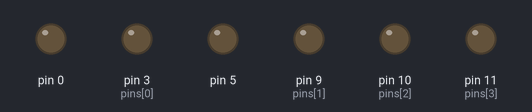
This sketch was run on a simulated Arduino Uno, built with avr-gcc and run on an emulated ATmega328P. Parts: output pins drawn as LEDs (lit = HIGH).

Above: at 0.05 s.
At 0.95 s:
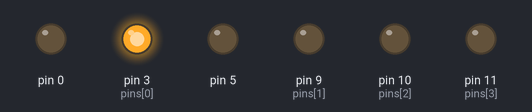
At 2.0 s:
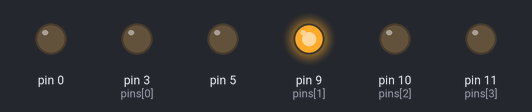
At 3.0 s:
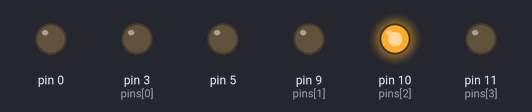
At 4.05 s:
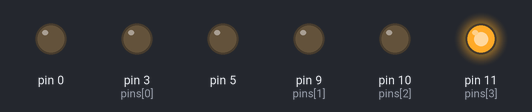
Timing chart, 0 to 5.3 s (numbered marks = the images above):
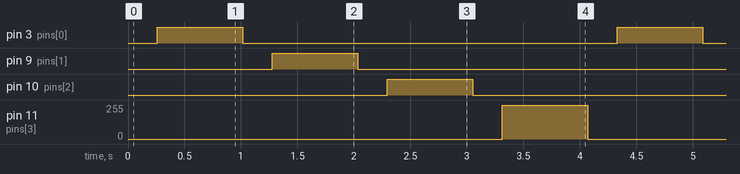

The sketch:

snay_clockwise_leds_cyclotron.ino
```cpp
const int delayTime = 1;
int pins[] = {3,9,10,11};
int fadeAmount = 1;

void setup() {
  for(int index = 0; index < sizeof(pins); index++) {
    pinMode(pins[index], OUTPUT);
  }
}

void loop() {

  for(int index = 0; index < (sizeof(pins)/sizeof(pins[0])); index++) {
    for (int brightness = 0; brightness <= 255; brightness ++) {
      analogWrite(pins[index], brightness);
      delay(delayTime);
    }

    delay(500);
    for (int brightness = 255; brightness >= 0; brightness-- ) {
      analogWrite(pins[index], brightness);
      delay(delayTime);
    }
  }
}
```

Measured:
- by itself, pin 3 (pins[0]), pin 9 (pins[1]), pin 10 (pins[2]): alternates HIGH for 0.76 s and LOW for 3.3 s
- by itself, pin 11 (pins[3]): alternates 255/255 for 0.76 s and 0/255 for 3.3 s
